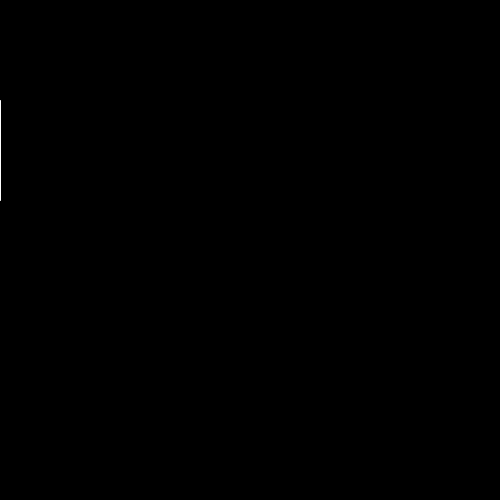
Frame 1 (no input)
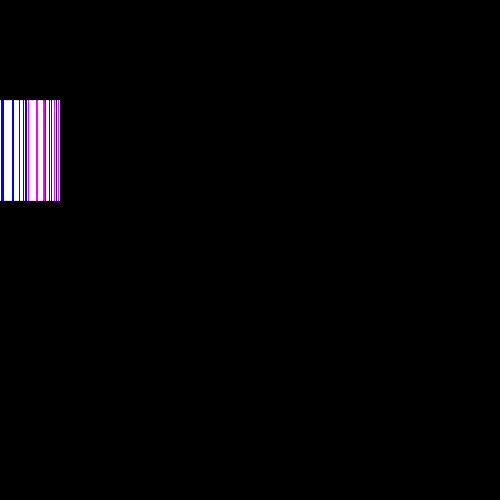
Frame 60 (the mouse pressed at the canvas centre just before this capture)
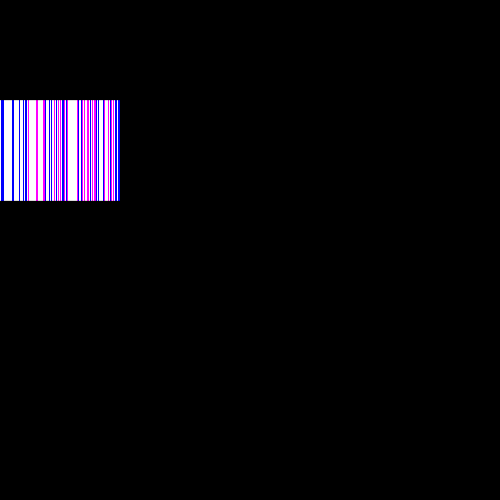
Frame 120 (the mouse held since frame 60 and released just before this capture)

The Processing sketch that drew these frames (run headless with seeded random() and noise(); from frame 60 on, the mouse is pressed at the canvas centre):

// Processing sketch: processing_64426
// ── processing_64426.pde

float x = 0;

void setup() {
  size (500,500);
  background(0);
 stroke(255);
}

void change_color() {
    
   //change line color to purple 
if(random(200) > 100) {
  println("PURPLE");
  stroke(255,0,255);
} else{
  //change to blue
  stroke(0,0,255);
}
}





void draw() {
 //draw white line
  line(x, 200, x, 100);

//attempt to change color

if(random(100) > 55) {
  println("TRUE");
  change_color();
}else{
  println("FALSE");
  stroke(255);
}
  //movement
  x = x + 1;
 
  //repeat
  if(x>width) {
    x = 0;
   
  
}


}
